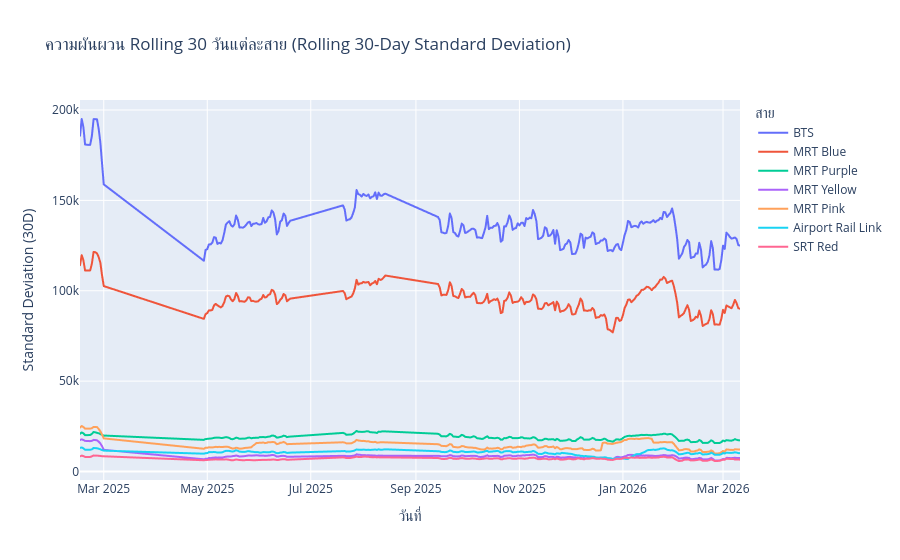

The cell this chart's notebook holds for it:
### Markdown cell above
### 5.5 Rolling 30-Day Std — ความผันผวนที่เปลี่ยนแปลงตามเวลา

แทน 0 ด้วย NaN ก่อน rolling เพื่อไม่ให้วันที่ไม่มีบริการบิดเบือน Std

### Code cell
# replace(0, np.nan) ก่อน rolling ป้องกัน Std ถูกดึงต่ำโดยวันที่ไม่มีข้อมูล
rolling_std_df = (
    pivot_df[rail_lines]
    .replace(0, np.nan)
    .rolling(30)
    .std()
    .dropna()
)

fig = px.line(
    rolling_std_df.reset_index().melt(id_vars='date', var_name='สาย', value_name='Rolling Std'),
    x='date',
    y='Rolling Std',
    color='สาย',
    title='ความผันผวน Rolling 30 วันแต่ละสาย (Rolling 30-Day Standard Deviation)',
    labels={'date': 'วันที่', 'Rolling Std': 'Standard Deviation (30D)'},
)
fig.show()

### Figure 1 — Plotly figure (JSON) as saved in the notebook; plotly's stock layout.template omitted (floating-point values rounded to 4 significant figures; data arrays with more than 128 entries replaced by an {"elided": "..."} marker saying what was removed)
{"data": [{"hovertemplate": "สาย=BTS<br>วันที่=%{x}<br>Standard Deviation (30D)=%{y}<extra></extra>", "legendgroup": "BTS", "line": {"color": "#636efa", "dash": "solid"}, "marker": {"symbol": "circle"}, "mode": "lines", "name": "BTS", "showlegend": true, "type": "scattergl", "x": {"elided": "272 str values"}, "xaxis": "x", "y": {"elided": "272 float values"}, "yaxis": "y"}, {"hovertemplate": "สาย=MRT Blue<br>วันที่=%{x}<br>Standard Deviation (30D)=%{y}<extra></extra>", "legendgroup": "MRT Blue", "line": {"color": "#EF553B", "dash": "solid"}, "marker": {"symbol": "circle"}, "mode": "lines", "name": "MRT Blue", "showlegend": true, "type": "scattergl", "x": {"elided": "272 str values"}, "xaxis": "x", "y": {"elided": "272 float values"}, "yaxis": "y"}, {"hovertemplate": "สาย=MRT Purple<br>วันที่=%{x}<br>Standard Deviation (30D)=%{y}<extra></extra>", "legendgroup": "MRT Purple", "line": {"color": "#00cc96", "dash": "solid"}, "marker": {"symbol": "circle"}, "mode": "lines", "name": "MRT Purple", "showlegend": true, "type": "scattergl", "x": {"elided": "272 str values"}, "xaxis": "x", "y": {"elided": "272 float values"}, "yaxis": "y"}, {"hovertemplate": "สาย=MRT Yellow<br>วันที่=%{x}<br>Standard Deviation (30D)=%{y}<extra></extra>", "legendgroup": "MRT Yellow", "line": {"color": "#ab63fa", "dash": "solid"}, "marker": {"symbol": "circle"}, "mode": "lines", "name": "MRT Yellow", "showlegend": true, "type": "scattergl", "x": {"elided": "272 str values"}, "xaxis": "x", "y": {"elided": "272 float values"}, "yaxis": "y"}, {"hovertemplate": "สาย=MRT Pink<br>วันที่=%{x}<br>Standard Deviation (30D)=%{y}<extra></extra>", "legendgroup": "MRT Pink", "line": {"color": "#FFA15A", "dash": "solid"}, "marker": {"symbol": "circle"}, "mode": "lines", "name": "MRT Pink", "showlegend": true, "type": "scattergl", "x": {"elided": "272 str values"}, "xaxis": "x", "y": {"elided": "272 float values"}, "yaxis": "y"}, {"hovertemplate": "สาย=Airport Rail Link<br>วันที่=%{x}<br>Standard Deviation (30D)=%{y}<extra></extra>", "legendgroup": "Airport Rail Link", "line": {"color": "#19d3f3", "dash": "solid"}, "marker": {"symbol": "circle"}, "mode": "lines", "name": "Airport Rail Link", "showlegend": true, "type": "scattergl", "x": {"elided": "272 str values"}, "xaxis": "x", "y": {"elided": "272 float values"}, "yaxis": "y"}, {"hovertemplate": "สาย=SRT Red<br>วันที่=%{x}<br>Standard Deviation (30D)=%{y}<extra></extra>", "legendgroup": "SRT Red", "line": {"color": "#FF6692", "dash": "solid"}, "marker": {"symbol": "circle"}, "mode": "lines", "name": "SRT Red", "showlegend": true, "type": "scattergl", "x": {"elided": "272 str values"}, "xaxis": "x", "y": {"elided": "272 float values"}, "yaxis": "y"}], "layout": {"legend": {"title": {"text": "สาย"}, "tracegroupgap": 0}, "title": {"text": "ความผันผวน Rolling 30 วันแต่ละสาย (Rolling 30-Day Standard Deviation)"}, "xaxis": {"anchor": "y", "domain": [0.0, 1.0], "title": {"text": "วันที่"}}, "yaxis": {"anchor": "x", "domain": [0.0, 1.0], "title": {"text": "Standard Deviation (30D)"}}}}
